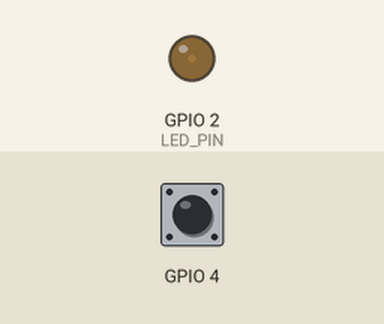
This program was run on a simulated ESP32. Shown: output pins drawn as LEDs (lit = HIGH). The test bench sets the inputs (shaded band); at power-on: GPIO 4 HIGH. What the program prints to the serial monitor is not drawn.

Above: at 3.5 s.
3.6 s: GPIO 4 pulled LOW for 0.15 s
At 4.45 s:
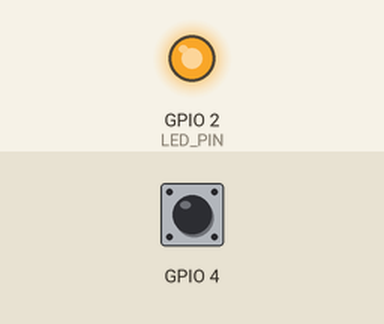
6.6 s: GPIO 4 pulled LOW for 1 s
9.6 s: GPIO 4 pulsed LOW 2 times (0.12 s each, 0.3 s apart)
At 10.54 s:
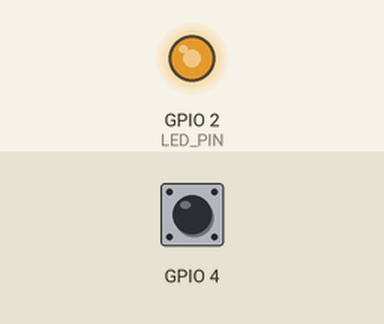
Timing chart, 0 to 18.6 s (numbered marks = the images above; inputs shaded):
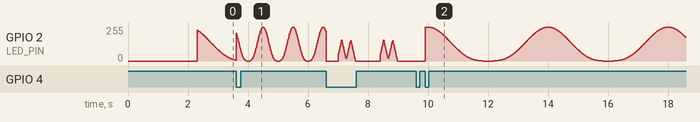

The program:

main.cpp
```cpp
/**
 * 实验二 · 触摸呼吸灯 (Touch Breathing Lamp)
 * -------------------------------------------
 * 板载 LED 由 PWM 驱动呼吸；触摸 T0 (GPIO4) 切换显示模式：
 *   慢呼吸 → 快呼吸 → 心跳 → 熄灭 → 慢呼吸 ...
 * 不需要任何外部硬件，插一根杜邦线在 GPIO4 上可增强触摸效果。
 */

#include <Arduino.h>

#define LED_PIN      2
#define PWM_FREQ     5000    // 5kHz PWM，8 位分辨率（0~255）

// LEDC PWM：Arduino-ESP32 核心 2.x 与 3.x 的函数接口不同，这里封装成统一写法
#if ESP_ARDUINO_VERSION_MAJOR >= 3
void pwmSetup() { ledcAttach(LED_PIN, PWM_FREQ, 8); }
void pwmWrite(uint8_t duty) { ledcWrite(LED_PIN, duty); }
#else
#define PWM_CHANNEL 0
void pwmSetup() {
  ledcSetup(PWM_CHANNEL, PWM_FREQ, 8);
  ledcAttachPin(LED_PIN, PWM_CHANNEL);
}
void pwmWrite(uint8_t duty) { ledcWrite(PWM_CHANNEL, duty); }
#endif

// 显示模式
enum LampMode { MODE_BREATH_SLOW, MODE_BREATH_FAST, MODE_HEARTBEAT, MODE_OFF, MODE_COUNT };
const char* const MODE_NAMES[MODE_COUNT] = {"慢呼吸", "快呼吸", "心跳", "熄灭"};

LampMode mode = MODE_BREATH_SLOW;
bool wasTouched = false;
unsigned long lastTapMs = 0;
int touchBaseline = 0;    // 开机时采集的「未触摸」基准值

// 电容触摸特性：被触摸时 touchRead 读数明显下降。
// 低于基准值的 72% 判定为触摸，自动校准可适应不同开发板。
int touchThreshold() {
  return touchBaseline * 72 / 100;
}

// 正弦呼吸 + 伽马校正（人眼对暗部变化更敏感，校正后视觉上亮度均匀渐变）
uint8_t breathDuty(unsigned long t, unsigned long periodMs) {
  float phase = (t % periodMs) / (float)periodMs;
  float s = 0.5f - 0.5f * cosf(2.0f * PI * phase);   // 0 → 1 → 0 的平滑曲线
  return (uint8_t)(powf(s, 1.6f) * 255.0f + 0.5f);
}

// 心跳波形：两次快速脉冲 + 停顿，周期 1400ms
uint8_t heartbeatDuty(unsigned long t) {
  unsigned long p = t % 1400;
  const int centers[2] = {120, 420};
  int v = 0;
  for (int i = 0; i < 2; i++) {
    long d = (long)p - centers[i];
    if (d < 0) d = -d;
    if (d < 160) v += 160 - (int)d;   // 三角脉冲，峰值 160
  }
  return v > 255 ? 255 : v;
}

void setup() {
  Serial.begin(115200);
  delay(300);

  pwmSetup();
  pwmWrite(0);

  // 开机 2 秒自动校准触摸基准（期间不要碰 T0/GPIO4）
  Serial.println("[校准] 采集触摸基准值，请不要触摸 T0 (GPIO4) ...");
  long sum = 0;
  int n = 0;
  unsigned long start = millis();
  while (millis() - start < 2000) {
    sum += touchRead(T0);
    n++;
    delay(20);
  }
  touchBaseline = sum / n;
  Serial.printf("[校准] 基准=%d，阈值=%d（读数低于阈值即视为触摸）\n",
                touchBaseline, touchThreshold());
  Serial.println("[就绪] 触摸 T0 (GPIO4) 切换显示模式");
}

void loop() {
  unsigned long now = millis();

  // 触摸「按下」瞬间切换模式：下降沿检测 + 300ms 消抖
  bool touched = touchRead(T0) < touchThreshold();
  if (touched && !wasTouched && now - lastTapMs > 300) {
    lastTapMs = now;
    mode = (LampMode)((mode + 1) % MODE_COUNT);
    Serial.printf("[模式] 切换为：%s\n", MODE_NAMES[mode]);
  }
  wasTouched = touched;

  uint8_t duty = 0;
  switch (mode) {
    case MODE_BREATH_SLOW: duty = breathDuty(now, 4000); break;
    case MODE_BREATH_FAST: duty = breathDuty(now, 1000); break;
    case MODE_HEARTBEAT:   duty = heartbeatDuty(now);    break;
    default:               duty = 0;                     break;
  }
  pwmWrite(duty);

  delay(10);   // 约 100Hz 刷新，肉眼完全流畅
}
```
